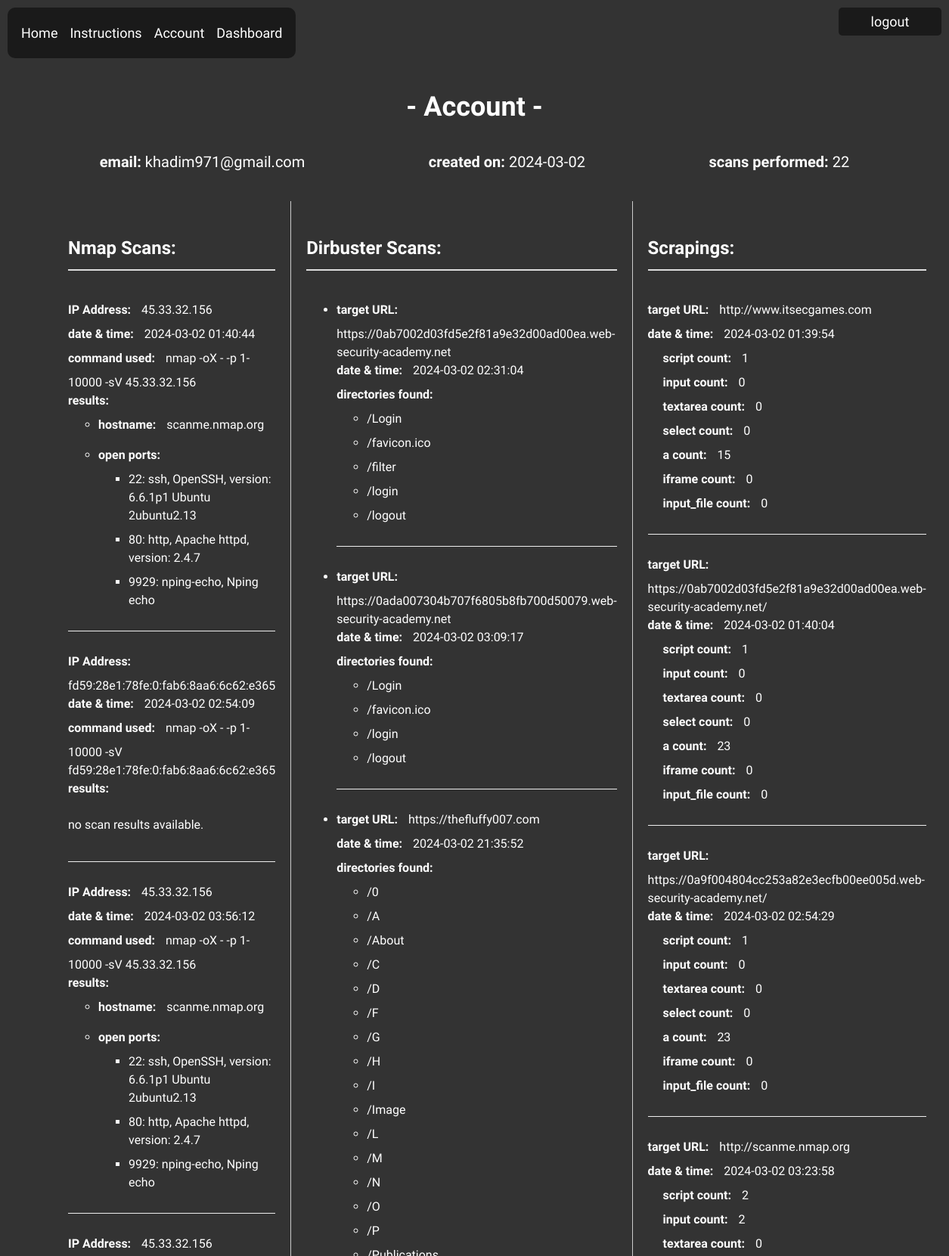
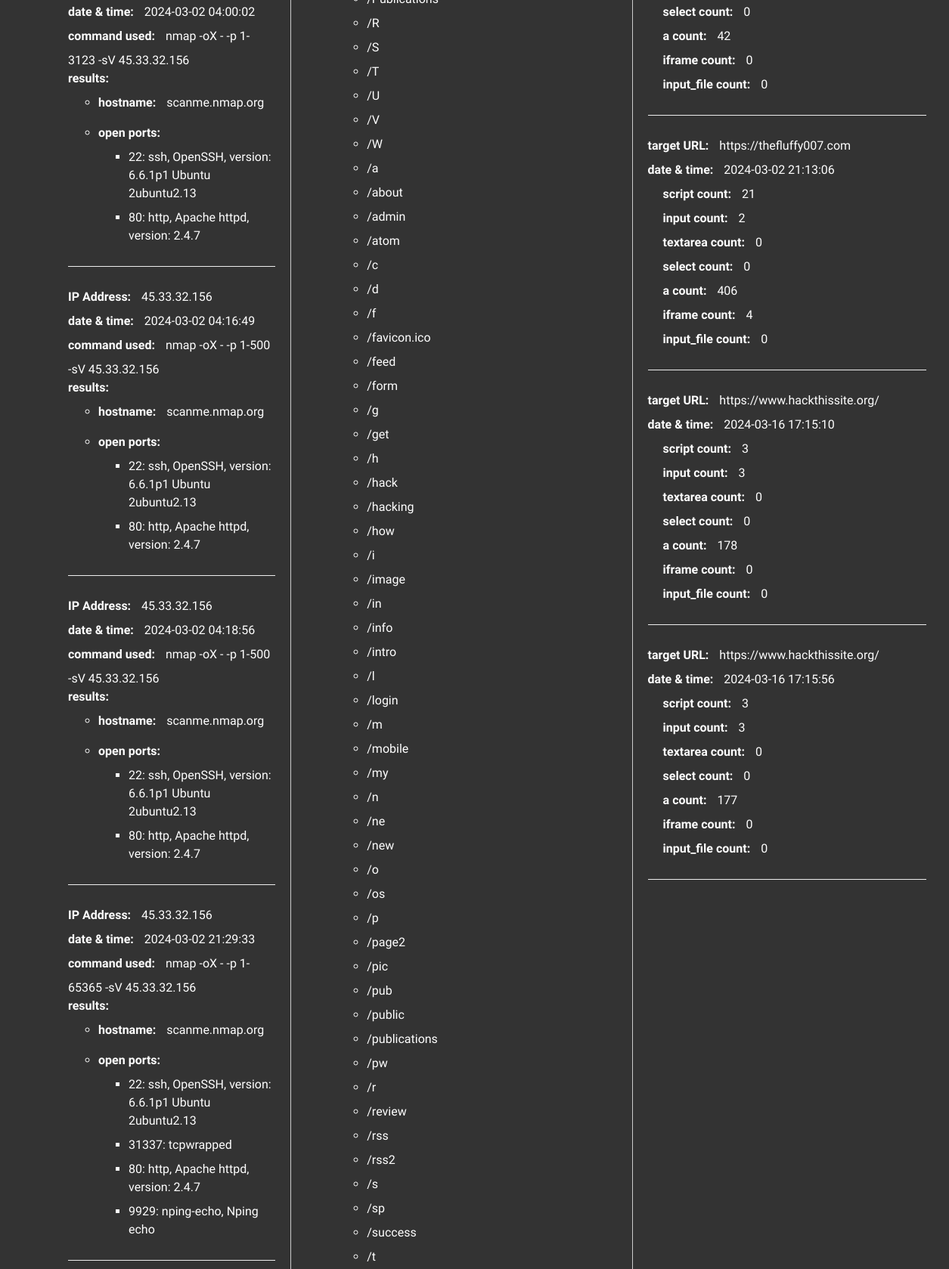
The app's page /account/ (signed in, upper part) with its own data (2 pictures, top to bottom).
### aph/models.py (models this page shows)
class User(db.Model, UserMixin):
    id = db.Column(db.Integer, primary_key=True)
    email = db.Column(db.String(150), unique=True)
    password = db.Column(db.String(150))
    date_created = db.Column(db.DateTime(timezone=True), default=func.now())
    nmap_scans = db.relationship('Past_scans_nmap', backref='user', lazy=True)
    dirbuster_scans = db.relationship('Past_scans_dirbuster', backref='user', lazy=True)
    scraping_scans = db.relationship('Past_scans_scraping', backref='user', lazy=True)

class Past_scans_nmap(db.Model):
    nmap_scan_id = db.Column(db.Integer, primary_key=True)
    target = db.Column(db.String(20))
    results = db.Column(JSON)
    date_created = db.Column(db.DateTime(timezone=True), default=func.now())
    user_id = db.Column(db.Integer, db.ForeignKey('user.id'))

class Past_scans_dirbuster(db.Model):
    dirbuster_scan_id = db.Column(db.Integer, primary_key=True)
    target_url = db.Column(db.String(150))
    results = db.Column(JSON)
    date_created = db.Column(db.DateTime(timezone=True), default=func.now())
    user_id = db.Column(db.Integer, db.ForeignKey('user.id'))

class Past_scans_scraping(db.Model):
    scraping_scan_id = db.Column(db.Integer, primary_key=True)
    target_url = db.Column(db.String(150))
    results = db.Column(JSON)
    date_created = db.Column(db.DateTime(timezone=True), default=func.now())
    user_id = db.Column(db.Integer, db.ForeignKey('user.id'))

### aph/dashboard.py (the view)
@dashboard_bp.route('/account/', methods=['POST' , 'GET'])
@login_required
def account():
    nmap_scans =  Past_scans_nmap.query.filter_by(user_id=current_user.id).all()
    dirbuster_scans = Past_scans_dirbuster.query.filter_by(user_id=current_user.id).all()
    scraping_scans = Past_scans_scraping.query.filter_by(user_id=current_user.id).all()
    total_scans = len(nmap_scans) + len(dirbuster_scans) + len(scraping_scans)
    account_creation_date = current_user.date_created.strftime('%Y-%m-%d')
    print('nmap_scans', nmap_scans)
    print('dirbuster_scans', dirbuster_scans)
    print('scraping_scans', scraping_scans)
    return render_template('account.html', email=current_user.email,
                           account_creation_date=account_creation_date,
                           total_scans=total_scans,
                           nmap_scans=nmap_scans, dirbuster_scans=dirbuster_scans,
                           scraping_scans=scraping_scans)

### aph/templates/account.html (shortened to what this page needs)
{% extends "base.html" %} {% block title %}account{% endblock %} {% block
content %}
<div class="container-fluid">
  <h2 style="margin-top: 60px">- Account -</h2>
  <div
    class="user-info"
    style="
      display: flex;
      justify-content: space-around;
      align-items: center;
      font-size: 20px;
      margin-bottom: 20px;
    "
  >
    <span><strong>email:</strong> {{ current_user.email }}</span>
    <span
      ><strong>created on:</strong> {{
      current_user.date_created.strftime('%Y-%m-%d') }}</span
    >
    <span><strong>scans performed:</strong> {{ total_scans }}</span>
  </div>
  <div class="column-container" style="display: flex">
    <div class="column" style="flex: 1">
      <h3>Nmap Scans:</h3>
      <ul class="list-group list-group-flush" id="nmap_scans">
        {% for scan in nmap_scans %}
        <li class="list-group-item">
          <strong class="target-info">IP Address:</strong> {{ scan.target }}<br />
          <strong>date & time:</strong> {{ scan.date_created.strftime('%Y-%m-%d
          %H:%M:%S') }}<br />
          {% set nmap_results = scan.results | tojson | from_json %}
          <strong>command used:</strong> {{ nmap_results.nmap.command_line }}<br />
          <strong>results:</strong>
          {% if nmap_results.scan[scan.target] is defined %}
          <ul>
            <li class="hostname">
              <strong>hostname:</strong> {% for hostname in
              nmap_results.scan[scan.target].hostnames %}{{ hostname.name }}{% endfor %}
            </li>
            <li class="open-ports">
              <strong>open ports:</strong>
              <ul>
                {% for port, data in nmap_results.scan[scan.target].tcp.items()
                if data.state == 'open' %}
                <li>
                  {{ port }}: {{ data.name }}{% if data.product %}, {{
                  data.product }}{% endif %}{% if data.version %}, version: {{
                  data.version }}{% endif %}
                </li>
                {% endfor %}
              </ul>
            </li>
          </ul>
          {% else %}
          <p>no scan results available.</p>
          {% endif %}
        </li>
        {% endfor %}
      </ul>
    </div>
    <div class="column" id="dirbuster-column" style="flex: 1">
      <h3>Dirbuster Scans:</h3>
      <ul class="list-group list-group-flush" id="dirbuster_scans">
        {% for scan in dirbuster_scans %}
        <li class="list-group-item">
          <strong class="target-info">target URL:</strong> {{ scan.target_url
          }}<br />
          <strong>date & time:</strong> {{ scan.date_created.strftime('%Y-%m-%d
          %H:%M:%S') }}<br />
          <strong>directories found:</strong>
          {% if scan.results and scan.results['found'] %}
          <ul>
            {% for directory in scan.results['found'] %}
            <li>/{{ directory }}</li>
            {% endfor %}
          </ul>
          {% else %}
          <p>No directories found or results format is not valid.</p>
          {% endif %}
        </li>
        {% endfor %}
      </ul>
    </div>
    <div class="column" id="scraping-column" style="flex: 1">
      <h3>Scrapings:</h3>
      <ul class="list-group list-group-flush" id="scraping_scans">
        {% for scan in scraping_scans %}
        <li class="list-group-item">
          <strong class="target-info">target URL:</strong> {{ scan.target_url
          }}<br />
          <strong>date & time:</strong> {{ scan.date_created.strftime('%Y-%m-%d
          %H:%M:%S') }}<br />
          {% if scan.results and scan.results is mapping %} {% for tag, count in
          scan.results.items() %}
          <div class="script-count-indent">
            <strong>{{ tag }} count:</strong> {{ count }}
          </div>
          {% endfor %} {% else %}
          <p>results format is not valid.</p>
          {% endif %}
        </li>
        {% endfor %}
      </ul>
    </div>
  </div>
  <div class="button-container">
    <a href="{{ url_for('auth.logout') }}" class="auth-button" method="GET"
      >logout</a
    >
  </div>
</div>
{% endblock %}

### aph/templates/base.html (shortened to what this page needs)
<!doctype html>
<html lang="en">
  <head>
  </head>
  <body>
    <nav>
      <a href="{{ url_for('dashboard.home') }}">Home</a>
      <a href="{{ url_for('dashboard.instructions') }}">Instructions</a>
      <a href="{{ url_for('dashboard.account') }}">Account</a>
      <a href="{{ url_for('dashboard.dashboard') }}">Dashboard</a>
    </nav>
    <div class="container">{% block content %}{% endblock %}</div>
  </body>
</html>

### aph/templates/base.html (style rules this page uses)
body { font-family: "Special Elite", cursive; background-color: #333; background-repeat: no-repeat; background-size: cover; color: #fff; text-align: center; padding: 50px; margin: 0; }
h2 { font-size: 36px; display: inline-block; padding: 10px; }
nav { display: flex; align-items: flex-start; background-color: #1a1a1a; padding: 10px; border-radius: 10px; position: fixed; top: 10px; left: 10px; width: auto; }
nav a { color: #fff; text-decoration: none; font-size: 18px; margin: 5px 0; display: block; border-radius: 5px; padding: 8px; }
.button-container { position: fixed; top: 10px; right: 10px; display: flex; flex-direction: column; gap: 10px; }
.auth-button { color: #fff; text-decoration: none; font-size: 18px; border-radius: 5px; padding: 8px; background-color: #1a1a1a; display: block; text-align: center; width: 120px; }
.column-container { display: flex; justify-content: space-around; padding: 20px; }
.column { flex: 1; padding: 20px; }

### aph/templates/account.html (style rules this page uses)
#nmap_scans, #ffuf_scans, #scraping_scans { list-style-type: none; padding: 0; }
.list-group-item { margin-bottom: 45px; text-align: left; border-bottom: 1px solid #eee; padding-bottom: 20px; margin-bottom: 8px; }
.list-group-item li { margin-bottom: 8px; }
.list-group-item strong, .target-info { display: inline-block; margin-bottom: 8px; margin-right: 10px; }
.target-info { margin-top: 20px; display: block; }
h3 { text-align: left; font-size: 24px; margin-bottom: 20px; border-bottom: 2px solid #ddd; padding-bottom: 10px; }
.script-count-indent { margin-left: 20px; }
.column { text-align: left; line-height: 1.5; }
#dirbuster-column { border-right: 1px solid #ccc; border-left: 1px solid #ccc; }
.hostname, .open-ports { margin-bottom: 0px; }

### records on screen
User: email "khadim971@gmail.com", date_created "2024-03-02"
Past_scans_nmap: target "45.33.32.156", date_created "2024-03-02 01:40:44", nmap.command_line "nmap -oX - -p 1-10000 -sV 45.33.32.156", name "scanme.nmap.org", port "22" "80" "9929", name "ssh" "http" "nping-echo", product "OpenSSH" "Apache httpd" "Nping echo", version "6.6.1p1 Ubuntu 2ubuntu2.13" "2.4.7"
Past_scans_nmap: target "fd59:28e1:78fe:0:fab6:8aa6:6c62:e365", date_created "2024-03-02 02:54:09", nmap.command_line "nmap -oX - -p 1-10000 -sV fd59:28e1:78fe:0:fab6:8aa6:6c62:e365", shows "no scan results available."
Past_scans_nmap: target "45.33.32.156", date_created "2024-03-02 03:56:12", nmap.command_line "nmap -oX - -p 1-10000 -sV 45.33.32.156", name "scanme.nmap.org", port "22" "80" "9929", name "ssh" "http" "nping-echo", product "OpenSSH" "Apache httpd" "Nping echo", version "6.6.1p1 Ubuntu 2ubuntu2.13" "2.4.7"
Past_scans_nmap: target "45.33.32.156", date_created "2024-03-02 04:00:02", nmap.command_line "nmap -oX - -p 1-3123 -sV 45.33.32.156", name "scanme.nmap.org", port "22" "80", name "ssh" "http", product "OpenSSH" "Apache httpd", version "6.6.1p1 Ubuntu 2ubuntu2.13" "2.4.7"
Past_scans_nmap: target "45.33.32.156", date_created "2024-03-02 04:16:49", nmap.command_line "nmap -oX - -p 1-500 -sV 45.33.32.156", name "scanme.nmap.org", port "22" "80", name "ssh" "http", product "OpenSSH" "Apache httpd", version "6.6.1p1 Ubuntu 2ubuntu2.13" "2.4.7"
Past_scans_nmap: target "45.33.32.156", date_created "2024-03-02 04:18:56", nmap.command_line "nmap -oX - -p 1-500 -sV 45.33.32.156", name "scanme.nmap.org", port "22" "80", name "ssh" "http", product "OpenSSH" "Apache httpd", version "6.6.1p1 Ubuntu 2ubuntu2.13" "2.4.7"
Past_scans_nmap: target "45.33.32.156", date_created "2024-03-02 21:29:33", nmap.command_line "nmap -oX - -p 1-65365 -sV 45.33.32.156", name "scanme.nmap.org", port "22" "31337" "80" "9929", name "ssh" "tcpwrapped" "http" "nping-echo", product "OpenSSH" "Apache httpd" "Nping echo", version "6.6.1p1 Ubuntu 2ubuntu2.13" "2.4.7"
Past_scans_dirbuster: target_url "https://0ab7002d03fd5e2f81a9e32d00ad00ea.web-security-academy.net", date_created "2024-03-02 02:31:04", directory "Login" "favicon.ico" "filter" "login" "logout"
Past_scans_dirbuster: target_url "https://0ada007304b707f6805b8fb700d50079.web-security-academy.net", date_created "2024-03-02 03:09:17", directory "Login" "favicon.ico" "login" "logout"
Past_scans_dirbuster: target_url "https://thefluffy007.com", date_created "2024-03-02 21:35:52", directory "0" "A" "About" "C" "D" "F" "G" "H" "I" "Image" "L" "M" "N" "O" "P" "Publications" "R" "S" "T" "U" "V" "W" "a" "about" "admin" "atom" "c" "d" "f" "favicon.ico" "feed" "form" "g" "get" "h" "hack" "hacking" "how" "i" "image" "in" "info" "intro" "l" "login" "m" "mobile" "my" "n" "ne" "new" "o" "os" "p" "page2" "pic" "pub" "public" "publications" "pw" "r" "review" "rss" "rss2" "s" "sp" "success" "t"
Past_scans_scraping: target_url "http://www.itsecgames.com", date_created "2024-03-02 01:39:54", tag "script" "input" "textarea" "select" "a" "iframe" "input_file", count "1" "0" "0" "0" "15" "0" "0"
Past_scans_scraping: target_url "https://0ab7002d03fd5e2f81a9e32d00ad00ea.web-security-academy.net/", date_created "2024-03-02 01:40:04", tag "script" "input" "textarea" "select" "a" "iframe" "input_file", count "1" "0" "0" "0" "23" "0" "0"
Past_scans_scraping: target_url "https://0a9f004804cc253a82e3ecfb00ee005d.web-security-academy.net/", date_created "2024-03-02 02:54:29", tag "script" "input" "textarea" "select" "a" "iframe" "input_file", count "1" "0" "0" "0" "23" "0" "0"
Past_scans_scraping: target_url "http://scanme.nmap.org", date_created "2024-03-02 03:23:58", tag "script" "input" "textarea" "select" "a" "iframe" "input_file", count "2" "2" "0" "0" "42" "0" "0"
Past_scans_scraping: target_url "https://thefluffy007.com", date_created "2024-03-02 21:13:06", tag "script" "input" "textarea" "select" "a" "iframe" "input_file", count "21" "2" "0" "0" "406" "4" "0"
Past_scans_scraping: target_url "https://www.hackthissite.org/", date_created "2024-03-16 17:15:10", tag "script" "input" "textarea" "select" "a" "iframe" "input_file", count "3" "3" "0" "0" "178" "0" "0"
Past_scans_scraping: target_url "https://www.hackthissite.org/", date_created "2024-03-16 17:15:56", tag "script" "input" "textarea" "select" "a" "iframe" "input_file", count "3" "3" "0" "0" "177" "0" "0"

### other values on screen
{{ total_scans }} "22"
